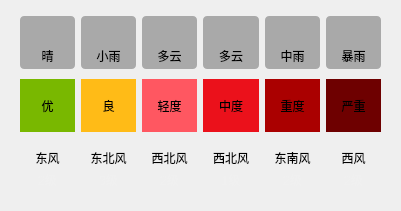
    <widget class="QWidget" name="widget_22" native="true">
     <property name="geometry">
      <rect>
       <x>340</x>
       <y>150</y>
       <width>401</width>
       <height>211</height>
      </rect>
     </property>
     <layout class="QVBoxLayout" name="verticalLayout_33">
      <property name="spacing">
       <number>0</number>
      </property>
      <item>
       <widget class="QWidget" name="widget_24" native="true">
        <property name="styleSheet">
         <string notr="true">QLabel {
	background-color: rgba(60, 60, 60, 100);
	border-radius: 4px;
}</string>
        </property>
        <layout class="QGridLayout" name="gridLayout_15">
         <property name="topMargin">
          <number>5</number>
         </property>
         <property name="bottomMargin">
          <number>5</number>
         </property>
         <property name="verticalSpacing">
          <number>0</number>
         </property>
         <item row="0" column="3">
          <widget class="QLabel" name="lblTypeIcon3">
           <property name="styleSheet">
            <string notr="true">border-bottom-left-radius: 0px;
border-bottom-right-radius: 0px;</string>
           </property>
           <property name="text">
            <string/>
           </property>
           <property name="pixmap">
            <pixmap resource="main.qrc">:/res/type/DuoYun.png</pixmap>
           </property>
           <property name="alignment">
            <set>Qt::AlignCenter</set>
           </property>
          </widget>
         </item>
         <item row="0" column="0">
          <widget class="QLabel" name="lblTypeIcon0">
           <property name="minimumSize">
            <size>
             <width>0</width>
             <height>0</height>
            </size>
           </property>
           <property name="maximumSize">
            <size>
             <width>1000</width>
             <height>1000</height>
            </size>
           </property>
           <property name="styleSheet">
            <string notr="true">border-bottom-left-radius: 0px;
border-bottom-right-radius: 0px;</string>
           </property>
           <property name="text">
            <string/>
           </property>
           <property name="pixmap">
            <pixmap resource="main.qrc">:/res/type/Qing.png</pixmap>
           </property>
           <property name="alignment">
            <set>Qt::AlignCenter</set>
           </property>
          </widget>
         </item>
         <item row="0" column="2">
          <widget class="QLabel" name="lblTypeIcon2">
           <property name="styleSheet">
            <string notr="true">border-bottom-left-radius: 0px;
border-bottom-right-radius: 0px;</string>
           </property>
           <property name="text">
            <string/>
           </property>
           <property name="pixmap">
            <pixmap resource="main.qrc">:/res/type/DuoYun.png</pixmap>
           </property>
           <property name="alignment">
            <set>Qt::AlignCenter</set>
           </property>
          </widget>
         </item>
         <item row="1" column="0">
          <widget class="QLabel" name="lblType0">
           <property name="styleSheet">
            <string notr="true">border-top-left-radius: 0px;
border-top-right-radius: 0px;</string>
           </property>
           <property name="text">
            <string>晴</string>
           </property>
           <property name="alignment">
            <set>Qt::AlignCenter</set>
           </property>
          </widget>
         </item>
         <item row="1" column="3">
          <widget class="QLabel" name="lblType3">
           <property name="styleSheet">
            <string notr="true">border-top-left-radius: 0px;
border-top-right-radius: 0px;</string>
           </property>
           <property name="text">
            <string>多云</string>
           </property>
           <property name="alignment">
            <set>Qt::AlignCenter</set>
           </property>
          </widget>
         </item>
         <item row="0" column="5">
          <widget class="QLabel" name="lblTypeIcon5">
           <property name="styleSheet">
            <string notr="true">border-bottom-left-radius: 0px;
border-bottom-right-radius: 0px;</string>
           </property>
           <property name="text">
            <string/>
           </property>
           <property name="pixmap">
            <pixmap resource="main.qrc">:/res/type/BaoYu.png</pixmap>
           </property>
           <property name="alignment">
            <set>Qt::AlignCenter</set>
           </property>
          </widget>
         </item>
         <item row="1" column="5">
          <widget class="QLabel" name="lblType5">
           <property name="styleSheet">
            <string notr="true">border-top-left-radius: 0px;
border-top-right-radius: 0px;</string>
           </property>
           <property name="text">
            <string>暴雨</string>
           </property>
           <property name="alignment">
            <set>Qt::AlignCenter</set>
           </property>
          </widget>
         </item>
         <item row="1" column="4">
          <widget class="QLabel" name="lblType4">
           <property name="styleSheet">
            <string notr="true">border-top-left-radius: 0px;
border-top-right-radius: 0px;</string>
           </property>
           <property name="text">
            <string>中雨</string>
           </property>
           <property name="alignment">
            <set>Qt::AlignCenter</set>
           </property>
          </widget>
         </item>
         <item row="0" column="1">
          <widget class="QLabel" name="lblTypeIcon1">
           <property name="styleSheet">
            <string notr="true">border-bottom-left-radius: 0px;
border-bottom-right-radius: 0px;</string>
           </property>
           <property name="text">
            <string/>
           </property>
           <property name="pixmap">
            <pixmap resource="main.qrc">:/res/type/XiaoYu.png</pixmap>
           </property>
           <property name="alignment">
            <set>Qt::AlignCenter</set>
           </property>
          </widget>
         </item>
         <item row="1" column="2">
          <widget class="QLabel" name="lblType2">
           <property name="styleSheet">
            <string notr="true">border-top-left-radius: 0px;
border-top-right-radius: 0px;</string>
           </property>
           <property name="text">
            <string>多云</string>
           </property>
           <property name="alignment">
            <set>Qt::AlignCenter</set>
           </property>
          </widget>
         </item>
         <item row="0" column="4">
          <widget class="QLabel" name="lblTypeIcon4">
           <property name="styleSheet">
            <string notr="true">border-bottom-left-radius: 0px;
border-bottom-right-radius: 0px;</string>
           </property>
           <property name="text">
            <string/>
           </property>
           <property name="pixmap">
            <pixmap resource="main.qrc">:/res/type/ZhongYu.png</pixmap>
           </property>
           <property name="alignment">
            <set>Qt::AlignCenter</set>
           </property>
          </widget>
         </item>
         <item row="1" column="1">
          <widget class="QLabel" name="lblType1">
           <property name="styleSheet">
            <string notr="true">border-top-left-radius: 0px;
border-top-right-radius: 0px;</string>
           </property>
           <property name="text">
            <string>小雨</string>
           </property>
           <property name="alignment">
            <set>Qt::AlignCenter</set>
           </property>
          </widget>
         </item>
        </layout>
       </widget>
      </item>
      <item>
       <widget class="QWidget" name="widget_25" native="true">
        <layout class="QHBoxLayout" name="horizontalLayout_32">
         <property name="topMargin">
          <number>5</number>
         </property>
         <property name="bottomMargin">
          <number>5</number>
         </property>
         <item>
          <widget class="QLabel" name="lblQuality0">
           <property name="styleSheet">
            <string notr="true">background-color: rgb(121, 184, 0);
padding:8px;</string>
           </property>
           <property name="text">
            <string>优</string>
           </property>
           <property name="alignment">
            <set>Qt::AlignCenter</set>
           </property>
          </widget>
         </item>
         <item>
          <widget class="QLabel" name="lblQuality1">
           <property name="styleSheet">
            <string notr="true">background-color: rgb(255, 187, 23);</string>
           </property>
           <property name="text">
            <string>良</string>
           </property>
           <property name="alignment">
            <set>Qt::AlignCenter</set>
           </property>
          </widget>
         </item>
         <item>
          <widget class="QLabel" name="lblQuality2">
           <property name="styleSheet">
            <string notr="true">background-color: rgb(255, 87, 97);</string>
           </property>
           <property name="text">
            <string>轻度</string>
           </property>
           <property name="alignment">
            <set>Qt::AlignCenter</set>
           </property>
          </widget>
         </item>
         <item>
          <widget class="QLabel" name="lblQuality3">
           <property name="styleSheet">
            <string notr="true">background-color: rgb(235, 17, 27);</string>
           </property>
           <property name="text">
            <string>中度</string>
           </property>
           <property name="alignment">
            <set>Qt::AlignCenter</set>
           </property>
          </widget>
         </item>
         <item>
          <widget class="QLabel" name="lblQuality4">
           <property name="styleSheet">
            <string notr="true">background-color: rgb(170, 0, 0);</string>
           </property>
           <property name="text">
            <string>重度</string>
           </property>
           <property name="alignment">
            <set>Qt::AlignCenter</set>
           </property>
          </widget>
         </item>
         <item>
          <widget class="QLabel" name="lblQuality5">
           <property name="styleSheet">
            <string notr="true">background-color: rgb(110, 0, 0);</string>
           </property>
           <property name="text">
            <string>严重</string>
           </property>
           <property name="alignment">
            <set>Qt::AlignCenter</set>
           </property>
          </widget>
         </item>
        </layout>
       </widget>
      </item>
      <item>
       <widget class="QWidget" name="widget_27" native="true">
        <layout class="QGridLayout" name="gridLayout_16">
         <property name="verticalSpacing">
          <number>0</number>
         </property>
         <item row="0" column="0">
          <widget class="QLabel" name="lblFx0">
           <property name="styleSheet">
            <string notr="true">border-bottom-left-radius: 0px;
border-bottom-right-radius: 0px;</string>
           </property>
           <property name="text">
            <string>东风</string>
           </property>
           <property name="alignment">
            <set>Qt::AlignCenter</set>
           </property>
          </widget>
         </item>
         <item row="0" column="1">
          <widget class="QLabel" name="lblFx1">
           <property name="styleSheet">
            <string notr="true">border-bottom-left-radius: 0px;
border-bottom-right-radius: 0px;</string>
           </property>
           <property name="text">
            <string>东北风</string>
           </property>
           <property name="alignment">
            <set>Qt::AlignCenter</set>
           </property>
          </widget>
         </item>
         <item row="0" column="2">
          <widget class="QLabel" name="lblFx2">
           <property name="styleSheet">
            <string notr="true">border-bottom-left-radius: 0px;
border-bottom-right-radius: 0px;</string>
           </property>
           <property name="text">
            <string>西北风</string>
           </property>
           <property name="alignment">
            <set>Qt::AlignCenter</set>
           </property>
          </widget>
         </item>
         <item row="0" column="3">
          <widget class="QLabel" name="lblFx3">
           <property name="styleSheet">
            <string notr="true">border-bottom-left-radius: 0px;
border-bottom-right-radius: 0px;</string>
           </property>
           <property name="text">
            <string>西北风</string>
           </property>
           <property name="alignment">
            <set>Qt::AlignCenter</set>
           </property>
          </widget>
         </item>
         <item row="0" column="4">
          <widget class="QLabel" name="lblFx4">
           <property name="styleSheet">
            <string notr="true">border-bottom-left-radius: 0px;
border-bottom-right-radius: 0px;</string>
           </property>
           <property name="text">
            <string>东南风</string>
           </property>
           <property name="alignment">
            <set>Qt::AlignCenter</set>
           </property>
          </widget>
         </item>
         <item row="0" column="5">
          <widget class="QLabel" name="lblFx5">
           <property name="styleSheet">
            <string notr="true">border-bottom-left-radius: 0px;
border-bottom-right-radius: 0px;</string>
           </property>
           <property name="text">
            <string>西风</string>
           </property>
           <property name="alignment">
            <set>Qt::AlignCenter</set>
           </property>
          </widget>
         </item>
         <item row="1" column="0">
          <widget class="QLabel" name="lblFl0">
           <property name="styleSheet">
            <string notr="true">border-top-left-radius: 0px;
border-top-right-radius: 0px;
color: rgb(240, 240, 240);</string>
           </property>
           <property name="text">
            <string>2级</string>
           </property>
           <property name="alignment">
            <set>Qt::AlignCenter</set>
           </property>
          </widget>
         </item>
         <item row="1" column="1">
          <widget class="QLabel" name="lblFl1">
           <property name="styleSheet">
            <string notr="true">border-top-left-radius: 0px;
border-top-right-radius: 0px;
color: rgb(240, 240, 240);</string>
           </property>
           <property name="text">
            <string>3级</string>
           </property>
           <property name="alignment">
            <set>Qt::AlignCenter</set>
           </property>
          </widget>
         </item>
         <item row="1" column="2">
          <widget class="QLabel" name="lblFl2">
           <property name="styleSheet">
            <string notr="true">border-top-left-radius: 0px;
border-top-right-radius: 0px;
color: rgb(240, 240, 240);</string>
           </property>
           <property name="text">
            <string>2级</string>
           </property>
           <property name="alignment">
            <set>Qt::AlignCenter</set>
           </property>
          </widget>
         </item>
         <item row="1" column="3">
          <widget class="QLabel" name="lblFl3">
           <property name="styleSheet">
            <string notr="true">border-top-left-radius: 0px;
border-top-right-radius: 0px;
color: rgb(240, 240, 240);</string>
           </property>
           <property name="text">
            <string>1级</string>
           </property>
           <property name="alignment">
            <set>Qt::AlignCenter</set>
           </property>
          </widget>
         </item>
         <item row="1" column="4">
          <widget class="QLabel" name="lblFl4">
           <property name="styleSheet">
            <string notr="true">border-top-left-radius: 0px;
border-top-right-radius: 0px;
color: rgb(240, 240, 240);</string>
           </property>
           <property name="text">
            <string>2级</string>
           </property>
           <property name="alignment">
            <set>Qt::AlignCenter</set>
           </property>
          </widget>
         </item>
         <item row="1" column="5">
          <widget class="QLabel" name="lblFl5">
           <property name="styleSheet">
            <string notr="true">border-top-left-radius: 0px;
border-top-right-radius: 0px;
color: rgb(240, 240, 240);</string>
           </property>
           <property name="text">
            <string>2级</string>
           </property>
           <property name="alignment">
            <set>Qt::AlignCenter</set>
           </property>
          </widget>
         </item>
        </layout>
       </widget>
      </item>
     </layout>
    </widget>
